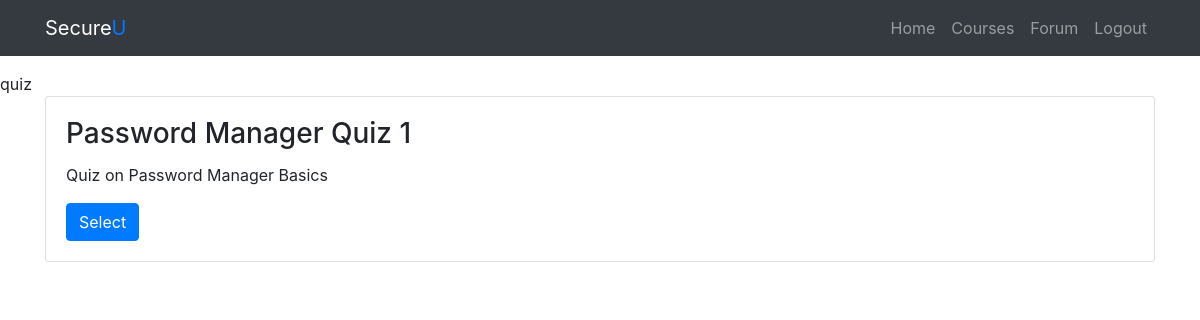
Screenshot of /content.php?course_id=5&unit_id=8 (signed in) with the database file from the repository.
### tables this page shows
CREATE TABLE `quizzes` (
  `quiz_id` int(11) NOT NULL,
  `quiz_name` varchar(200) NOT NULL,
  `quiz_desc` varchar(300) NOT NULL,
  `quiz_tip` varchar(300) NOT NULL,
  `quiz_question_total` int(11) NOT NULL,
  `quiz_credits` int(11) NOT NULL,
  `unit_id` int(11) NOT NULL,
  `user_id` int(11) NOT NULL
);

### content.php (the view, shortened to what this page needs)
<?php
if (isset($_GET["course_id"]) && isset($_GET["unit_id"])) {
    $course_id = $_GET["course_id"];
    $unit_id = $_GET["unit_id"];
}
require "db_connect.php";
$sql = "SELECT * FROM `content` WHERE unit_id = $unit_id";
$result = mysqli_query($conn, $sql);
if (mysqli_num_rows($result) > 0) {
    while ($row = mysqli_fetch_assoc($result)) {
        $content_name = $row["content_name"];
    }
    $page_title = "$content_name";
    $content = "content";
} else {
    $sql = "SELECT * FROM `quizzes` WHERE unit_id = $unit_id";
    $result = mysqli_query($conn, $sql);
    if (mysqli_num_rows($result) > 0) {
        $content = "quiz";
    }
}
include "header.php";
?>
<?php include "navbar.php"; ?>
<?php
echo $content;
            ?>
<div class="container">
    <?php
    if ($content = "quiz") {
        $sql = "SELECT * FROM `quizzes` WHERE unit_id = $unit_id";
        $result = mysqli_query($conn, $sql);
        if (mysqli_num_rows($result) > 0) {
            while ($row = mysqli_fetch_assoc($result)) {
                $quiz_id = $row["quiz_id"];
                $quiz_name = $row["quiz_name"];
                $quiz_desc = $row["quiz_desc"];
                $quiz_link = "instructions.php?course_id=$course_id&unit_id=$unit_id&quiz_id=$quiz_id";
                ?>
                <div class="card">
                    <div class="card-body ">
                        <h3 class="card-title"><?php echo $quiz_name; ?></h3>
                        <p class="card-text"> <?php echo $quiz_desc; ?></p>
                        <a class="btn btn-primary" href="<?php echo $quiz_link; ?>">Select</a>
                    </div>
                </div>
            <?php
            }
        }
    } else {
        echo "No quiz found.";
    }
    ?>
</div>

### rows the page displays
quizzes: quiz_name "Password Manager Quiz 1", quiz_desc "Quiz on Password Manager Basics"

### other values shown
$content "quiz"
